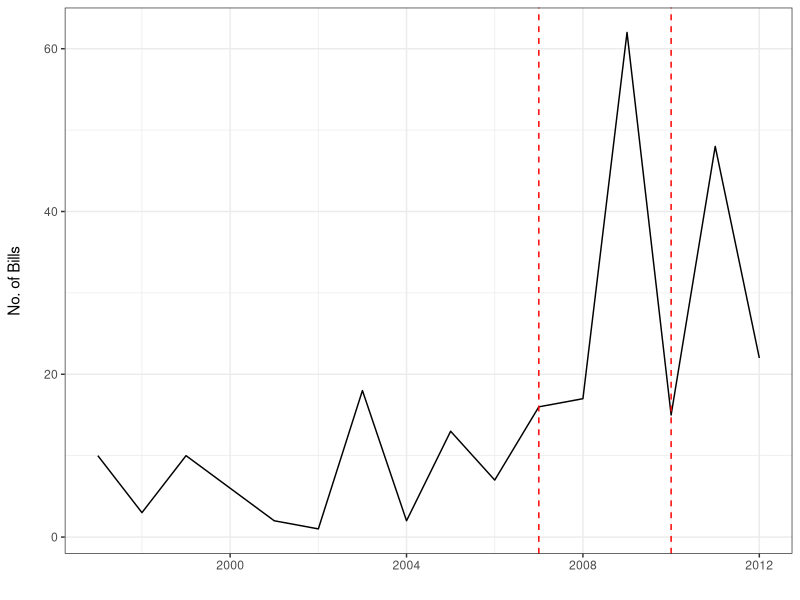

This figure's R source:
# ---------------------------------------------------------------------------- #
# Creating Scrutiny Indicators
# Christopher Gandrud and Kevin Young 
# 30 July 2014
# MIT License
# ---------------------------------------------------------------------------- #

# Number of bills addressing the powers of the Federal Reserve from:
# http://www.washingtonpost.com/blogs/monkey-cage/wp/2014/07/08/audit-the-fed-on-steroids/
# Figure scraped using: WebPlotDigitizer (http://dx.doi.org/10.5281/zenodo.10532)

# Set working directory. Change as needed.
setwd('/git_repositories/FedChangePointNote/paper/data/Bills/')

# Load packages
library(dplyr)
library(ggplot2)

# Load No. of Bills data
Bills <- read.csv('BillsData.csv')

# Clean
Bills$Bills <- round(Bills$Bills)
Bills <- arrange(Bills, year)
Bills <- subset(Bills, year > 1996)

# Plot
png(file = 'img/BillsVsHearings.png')
ggplot(Bills, aes(year, Bills)) +
    geom_line() + 
    geom_vline(xintercept = c(2007, 2010), linetype = 'dashed', colour = 'red') +
    xlab('') + ylab('No. of Bills\n') +
    theme_bw()
dev.off()
